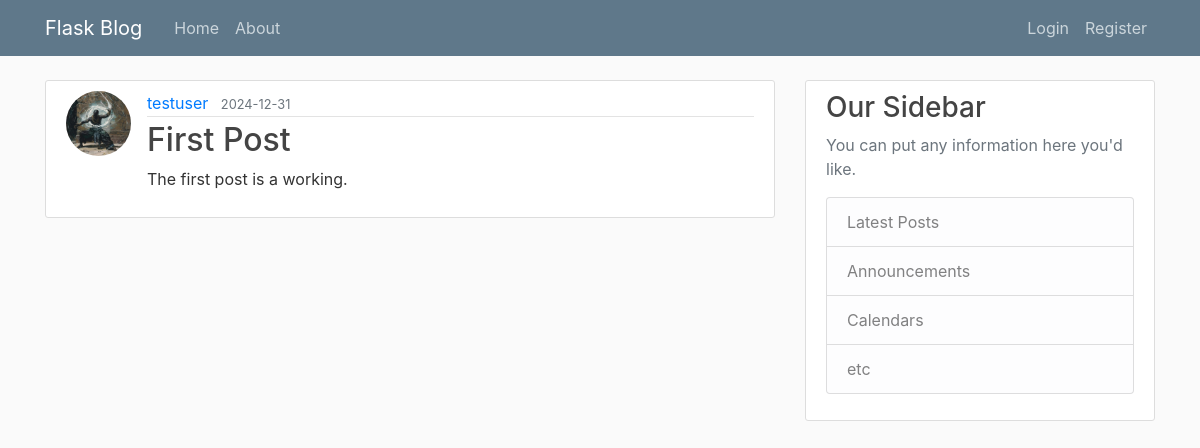
/post/1, run on an earlier commit of the app's database.
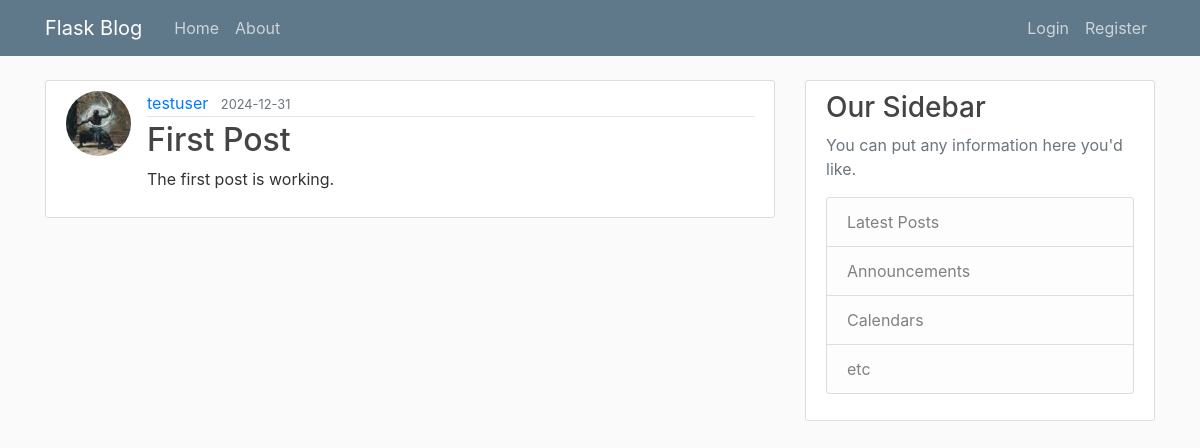
And on a later commit of the database.
### flaskblog/models.py (models this page shows, shortened)
class Post(db.Model):
    id = db.Column(db.Integer, primary_key=True)
    title = db.Column(db.String(100), nullable=False)
    date_posted = db.Column(db.DateTime, nullable=False, default=datetime.utcnow())
    content = db.Column(db.Text, nullable=False)
    user_id = db.Column(db.Integer, db.ForeignKey('user.id'), nullable=False)

### flaskblog/routes.py (the view)
@app.route('/post/<int:post_id>')
def post(post_id):
    post = Post.query.get_or_404(post_id)
    return render_template("post.html", title=post.title, post=post)

### flaskblog/templates/post.html
{% extends "layout.html" %}
{% block content %}
    <article class="media content-section">
    <img class=" rounded-circle article-img" src="{{url_for('static',filename='profile_pics/' + post.author.image_file)}}">
      <div class="media-body">
        <div class="article-metadata">
          <a class="mr-2" href="#">{{ post.author.username }}</a>
          <small class="text-muted">{{ post.date_posted.strftime('%Y-%m-%d') }}</small>
        </div>
        <h2 class="article-title">{{ post.title }}</h2>
        <p class="article-content">{{ post.content }}</p>
      </div>
    </article>
{% endblock content %}

What changed in the data, as far as the page shows it:
changed Post "First Post": content "The first post is a working." → "The first post is working."
